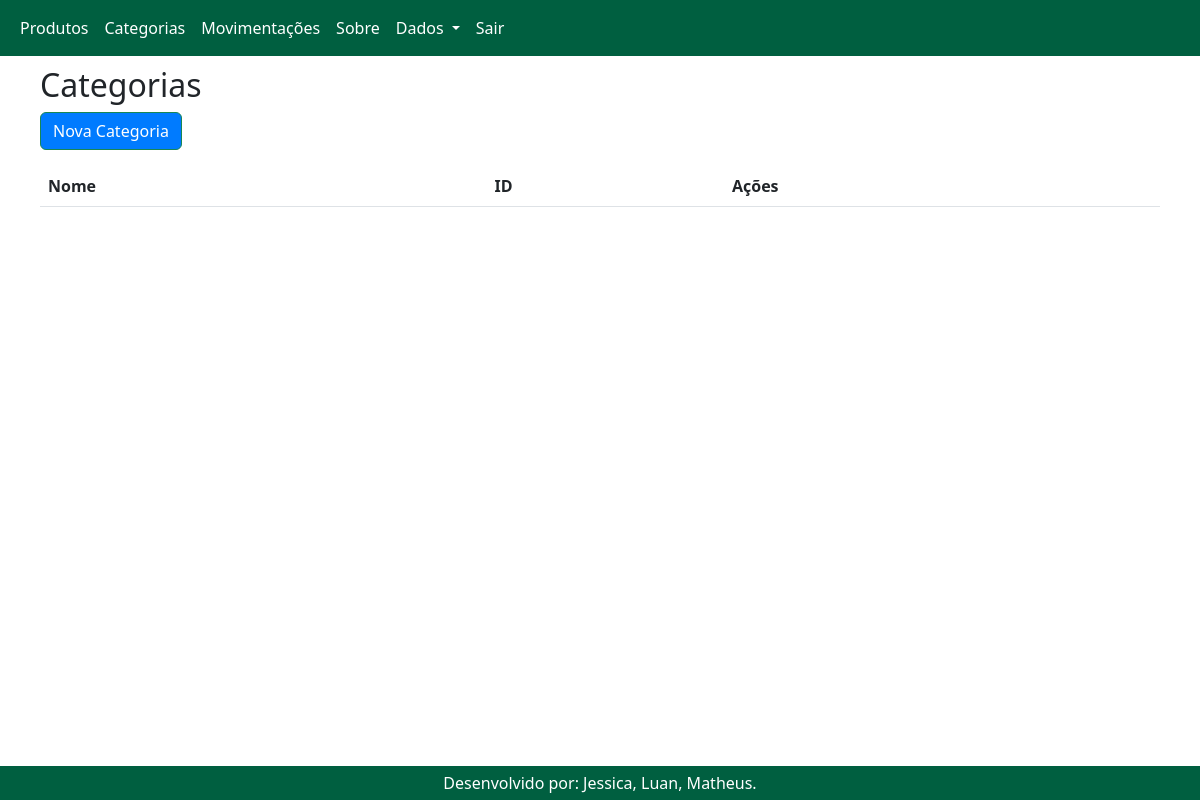
Before: /categorias with the older database file.
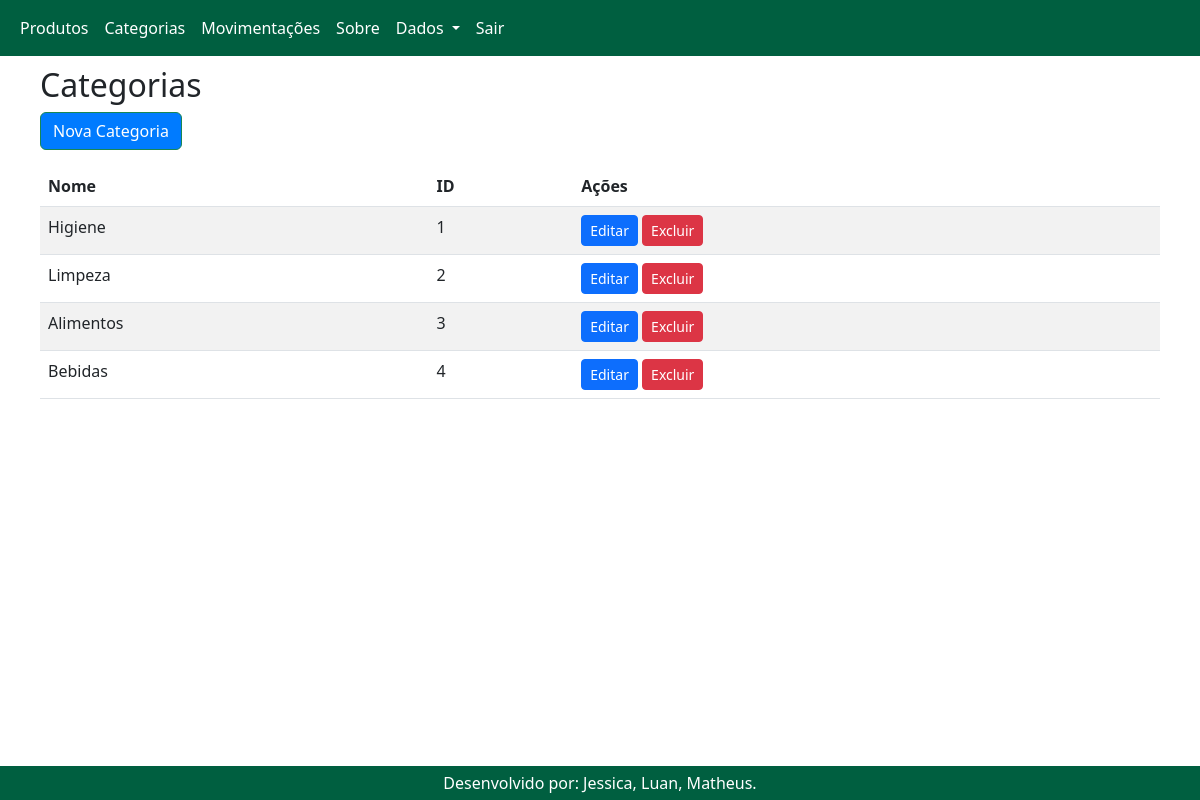
After: the same page with the newer database file.
### app.py (models this page shows)
class Categoria(db.Model):
    id = db.Column(db.Integer, primary_key=True)
    nome = db.Column(db.String(100), nullable=False)

### app.py (the view)
@app.route('/categorias')
def listar_categorias():
    categorias = Categoria.query.all()
    return render_template('categorias.html', categorias=categorias)

### templates/categorias.html (shortened to what this page needs)
{% extends 'base.html' %}
{% block content %}
<h2>Categorias</h2>
<a href="/categoria/nova" class="btn btn-success mb-3">Nova Categoria</a>
<div class="table-responsive">
    <table class="table table-striped">
        <thead>
            <tr>
                <th>Nome</th>
                <th>ID</th>
                <th>Ações</th>
            </tr>
        </thead>
        <tbody>
            {% for categoria in categorias %}
            <tr>
                <td>{{ categoria.nome }}</td>
                <td>{{ categoria.id }}</td>
                <td>
                    <a href="/categoria/editar/{{ categoria.id }}" class="btn btn-primary btn-sm">Editar</a>
                    <a href="/categoria/excluir/{{ categoria.id }}" class="btn btn-danger btn-sm">Excluir</a>
                </td>
            </tr>
            {% endfor %}
        </tbody>
    </table>
</div>
{% endblock %}

Changed rows visible on the page:
added Categoria: nome "Higiene", id "1"
added Categoria: nome "Limpeza", id "2"
added Categoria: nome "Alimentos", id "3"
added Categoria: nome "Bebidas", id "4"
